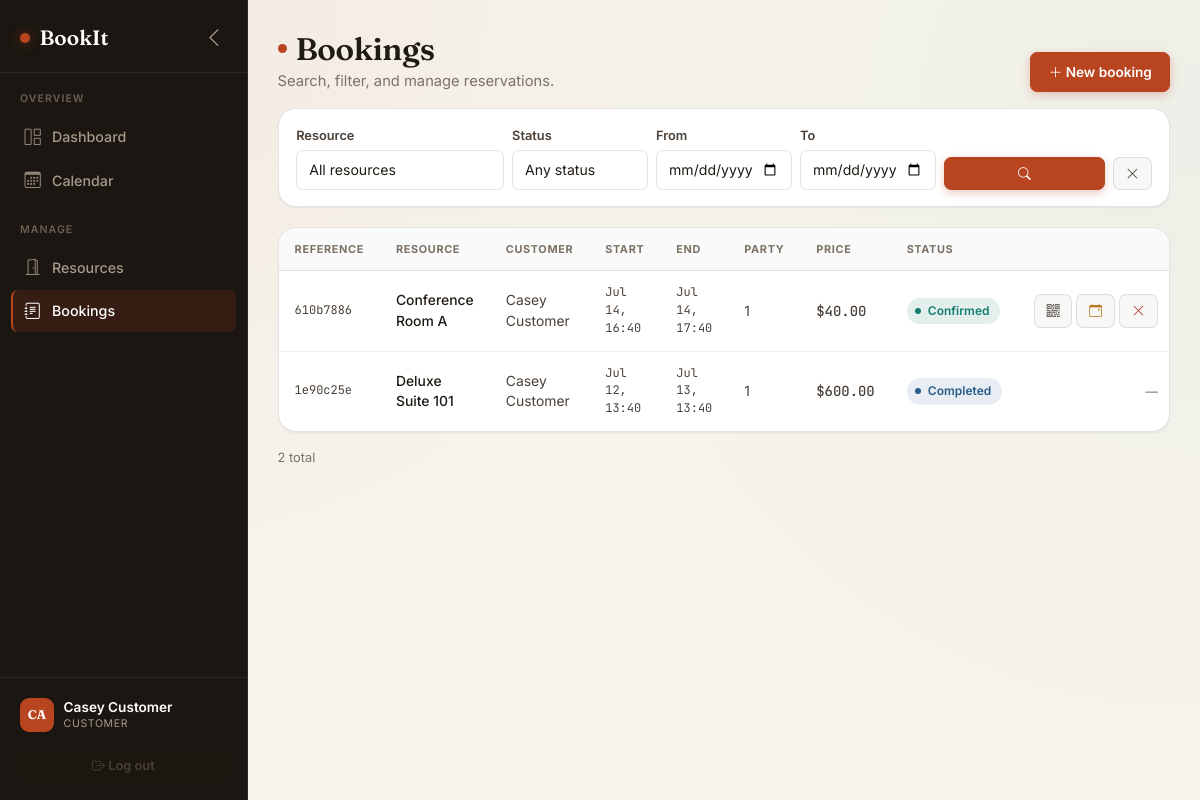
/bookings (signed in), run on the app's committed database.
### app/models/user.py (models this page shows, shortened)
class User(Base):
    __tablename__ = "users"
    id = Column(Integer, primary_key=True, index=True)
    full_name = Column(String(120), nullable=False)
    email = Column(String(255), unique=True, index=True, nullable=False)
    hashed_password = Column(String(255), nullable=False)
    role = Column(Enum(RoleEnum), default=RoleEnum.customer, nullable=False)
    is_active = Column(Boolean, default=True, nullable=False)
    created_at = Column(DateTime, default=lambda: datetime.now(timezone.utc))
    bookings = relationship("Booking", back_populates="customer", foreign_keys="Booking.customer_id")

### app/models/booking.py (models this page shows, shortened)
class Booking(Base):
    __tablename__ = "bookings"
    id = Column(Integer, primary_key=True, index=True)
    reference = Column(String(36), unique=True, index=True, default=lambda: str(uuid.uuid4()))
    resource_id = Column(Integer, ForeignKey("resources.id"), nullable=False)
    customer_id = Column(Integer, ForeignKey("users.id"), nullable=False)
    start_time = Column(DateTime, nullable=False, index=True)
    end_time = Column(DateTime, nullable=False, index=True)
    status = Column(Enum(BookingStatusEnum), default=BookingStatusEnum.confirmed, nullable=False)
    party_size = Column(Integer, default=1, nullable=False)
    notes = Column(Text, nullable=True)
    total_price = Column(Float, default=0.0, nullable=False)
    checked_in_at = Column(DateTime, nullable=True)
    created_at = Column(DateTime, default=lambda: datetime.now(timezone.utc))
    updated_at = Column(DateTime, default=lambda: datetime.now(timezone.utc),
                         onupdate=lambda: datetime.now(timezone.utc))
    resource = relationship("Resource", back_populates="bookings")
    customer = relationship("User", back_populates="bookings", foreign_keys=[customer_id])

### app/models/resource.py (models this page shows, shortened)
class Resource(Base):
    __tablename__ = "resources"
    id = Column(Integer, primary_key=True, index=True)
    name = Column(String(150), nullable=False)
    type = Column(Enum(ResourceTypeEnum), nullable=False, default=ResourceTypeEnum.room)
    location = Column(String(200), nullable=True)
    capacity = Column(Integer, default=1, nullable=False)
    description = Column(Text, nullable=True)
    price_per_hour = Column(Float, default=0.0, nullable=False)
    open_time = Column(String(5), default="08:00")   # "HH:MM"
    close_time = Column(String(5), default="20:00")  # "HH:MM"
    is_active = Column(Boolean, default=True, nullable=False)
    created_at = Column(DateTime, default=lambda: datetime.now(timezone.utc))
    bookings = relationship("Booking", back_populates="resource")

### app/routers/bookings.py (the view)
@router.get("", response_class=HTMLResponse)
def list_bookings_page(
    request: Request,
    resource_id: Optional[str] = None,
    status: Optional[str] = None,
    date_from: Optional[str] = None,
    date_to: Optional[str] = None,
    q: Optional[str] = None,
    page: int = 1,
    db: Session = Depends(get_db),
    user: User = Depends(get_current_user),
):
    service = BookingService(db)
    resource_id_int = int(resource_id) if resource_id else None
    status_enum = BookingStatusEnum(status) if status else None
    df = datetime.strptime(date_from, "%Y-%m-%d") if date_from else None
    dt = datetime.strptime(date_to, "%Y-%m-%d") if date_to else None
    filters = dict(resource_id=resource_id_int, status=status_enum, date_from=df, date_to=dt)
    if user.role == RoleEnum.customer:
        filters["customer_id"] = user.id
    elif q:
        filters["customer_search"] = q
    page = max(1, page)
    bookings, total = service.list_bookings_paginated(page=page, page_size=PAGE_SIZE, **filters)
    total_pages = max(1, (total + PAGE_SIZE - 1) // PAGE_SIZE)
    resources = ResourceService(db).list_resources(only_active=False)
    return templates.TemplateResponse(
        "bookings.html",
        {
            "request": request, "user": user, "bookings": bookings, "resources": resources,
            "statuses": list(BookingStatusEnum),
            "filters": {
                "resource_id": resource_id_int, "status": status, "date_from": date_from,
                "date_to": date_to, "q": q,
            },
            "page": page, "total_pages": total_pages, "total_count": total,
        },
    )

### app/templates/bookings.html (shortened to what this page needs)
{% extends "base.html" %}
{% block content %}
<div class="d-flex justify-content-between align-items-end mb-1">
  <div>
    <h1 class="page-title">Bookings</h1>
    <p class="page-subtitle mb-0">Search, filter, and manage reservations.</p>
  </div>
  <button class="btn btn-primary" data-bs-toggle="modal" data-bs-target="#newBookingModal">
    <i class="bi bi-plus-lg"></i> New booking
  </button>
</div>
<form method="get" action="/bookings" class="filter-bar mt-3">
  <div class="row g-2 align-items-end">
    <div class="col-md-{{ '2' if user.role.value in ['admin','staff'] else '3' }}">
      <label class="form-label mb-1">Resource</label>
      <select class="form-select form-select-sm" name="resource_id">
        <option value="">All resources</option>
      </select>
    </div>
    <div class="col-md-2">
      <label class="form-label mb-1">Status</label>
      <select class="form-select form-select-sm" name="status">
        <option value="">Any status</option>
      </select>
    </div>
    <div class="col-md-2">
      <label class="form-label mb-1">From</label>
      <input type="date" class="form-control form-control-sm" name="date_from" value="{{ filters.date_from or '' }}">
    </div>
    <div class="col-md-2">
      <label class="form-label mb-1">To</label>
      <input type="date" class="form-control form-control-sm" name="date_to" value="{{ filters.date_to or '' }}">
    </div>
    <div class="col-md-{{ '1' if user.role.value in ['admin','staff'] else '3' }} d-flex gap-2">
      <button type="submit" class="btn btn-sm btn-primary flex-fill" title="Filter"><i class="bi bi-search"></i></button>
      <a href="/bookings" class="btn btn-sm btn-light" title="Reset"><i class="bi bi-x-lg"></i></a>
    </div>
  </div>
</form>
{% set pagination_base_url = "/bookings?" %}
{% if filters.resource_id %}{% set pagination_base_url = pagination_base_url + "resource_id=" + filters.resource_id|string + "&" %}{% endif %}
{% if filters.status %}{% set pagination_base_url = pagination_base_url + "status=" + filters.status + "&" %}{% endif %}
{% if filters.date_from %}{% set pagination_base_url = pagination_base_url + "date_from=" + filters.date_from + "&" %}{% endif %}
{% if filters.date_to %}{% set pagination_base_url = pagination_base_url + "date_to=" + filters.date_to + "&" %}{% endif %}
{% if filters.q %}{% set pagination_base_url = pagination_base_url + "q=" + filters.q + "&" %}{% endif %}
<div class="table-card">
  <div class="table-responsive">
    <table class="table mb-0">
      <thead>
        <tr>
          <th>Reference</th><th>Resource</th><th>Customer</th><th>Start</th><th>End</th>
          <th>Party</th><th>Price</th><th>Status</th><th></th>
        </tr>
      </thead>
      <tbody>
        {% for b in bookings %}
        <tr>
          <td class="mono">{{ b.reference[:8] }}</td>
          <td class="fw-medium" style="color:var(--ink);">{{ b.resource.name }}</td>
          <td>{{ b.customer.full_name }}</td>
          <td class="mono">{{ b.start_time.strftime('%b %d, %H:%M') }}</td>
          <td class="mono">{{ b.end_time.strftime('%b %d, %H:%M') }}</td>
          <td>{{ b.party_size }}</td>
          <td class="price-tag">${{ "%.2f"|format(b.total_price) }}</td>
          <td><span class="chip chip-{{ b.status.value }}"><span class="chip-dot"></span>{{ b.status.value.replace('_',' ') }}</span></td>
          <td class="text-nowrap text-end">
            {% if b.status.value == 'confirmed' %}
            <a href="/bookings/{{ b.id }}/qr" target="_blank" class="btn btn-sm btn-outline-secondary" title="Show QR code">
              <i class="bi bi-qr-code"></i>
            </a>
            <button class="btn btn-sm btn-outline-warning" data-bs-toggle="modal" data-bs-target="#rescheduleModal-{{ b.id }}" title="Reschedule">
              <i class="bi bi-calendar-event"></i>
            </button>
            <form method="post" action="/bookings/{{ b.id }}/cancel" class="d-inline" data-confirm="Cancel this booking?">
              <button class="btn btn-sm btn-outline-danger" title="Cancel" data-loading-text=""><i class="bi bi-x-lg"></i></button>
            </form>
            {% else %}
            <span class="text-muted" style="font-size:0.78rem;">—</span>
            {% endif %}
          </td>
        </tr>
        {% endfor %}
      </tbody>
    </table>
  </div>
</div>
{% include "_pagination.html" %}
{% endblock %}

### app/templates/base.html (shortened to what this page needs)
<!DOCTYPE html>
<html lang="en">
<head>
    <link href="https://cdn.jsdelivr.net/npm/bootstrap@5.3.3/dist/css/bootstrap.min.css" rel="stylesheet">
    <link href="https://cdn.jsdelivr.net/npm/bootstrap-icons@1.11.3/font/bootstrap-icons.css" rel="stylesheet">
    <link href="/static/css/style.css" rel="stylesheet">
</head>
<body>
{% if user %}
<div class="app-shell">
  <aside class="sidebar" id="sidebar">
    <div class="sidebar-brand">
      <span class="dot"></span> <span class="brand-label">BookIt</span>
      <button class="sidebar-collapse-btn ms-auto d-none d-lg-flex" id="sidebarCollapseBtn" title="Collapse sidebar">
        <i class="bi bi-chevron-left"></i>
      </button>
    </div>
    <nav class="sidebar-nav">
      <div class="sidebar-section-label">Overview</div>
      <a href="/dashboard" class="sidebar-link {{ 'active' if request.url.path == '/dashboard' }}"><i class="bi bi-grid-1x2"></i> Dashboard</a>
      <a href="/calendar" class="sidebar-link {{ 'active' if request.url.path == '/calendar' }}"><i class="bi bi-calendar3"></i> Calendar</a>
      <div class="sidebar-section-label">Manage</div>
      <a href="/resources" class="sidebar-link {{ 'active' if request.url.path == '/resources' }}"><i class="bi bi-door-open"></i> Resources</a>
      <a href="/bookings" class="sidebar-link {{ 'active' if request.url.path == '/bookings' }}"><i class="bi bi-journal-text"></i> Bookings</a>
    </nav>
    <div class="sidebar-footer">
      <a href="/profile" class="sidebar-user text-decoration-none {{ 'active-profile' if request.url.path == '/profile' }}">
        <div class="sidebar-avatar">{{ user.full_name[:2].upper() }}</div>
        <div>
          <div class="sidebar-user-name">{{ user.full_name }}</div>
          <div class="sidebar-user-role">{{ user.role.value }}</div>
        </div>
      </a>
      <a href="/logout" class="btn btn-sm btn-light w-100"><i class="bi bi-box-arrow-right"></i> <span class="link-label">Log out</span></a>
    </div>
  </aside>
  <div class="main-area">
    <div class="content">
      {% block content %}{% endblock %}
    </div>
  </div>
</div>
{% else %}
{% block bare_content %}{% endblock %}
{% endif %}
</body>
</html>

### data on the page
User: full_name "CA", full_name "Casey Customer", role.value "CUSTOMER"
Booking: reference "610b7886", resource.name "Conference Room A", customer.full_name "Casey Customer", start_time "Jul 14, 16:40", end_time "Jul 14, 17:40", party_size "1", total_price "40.00", status.value.replace "Confirmed"
Booking: reference "1e90c25e", resource.name "Deluxe Suite 101", customer.full_name "Casey Customer", start_time "Jul 12, 13:40", end_time "Jul 13, 13:40", party_size "1", total_price "600.00", status.value.replace "Completed"

### other printed values
{{ total_count }} "2"
